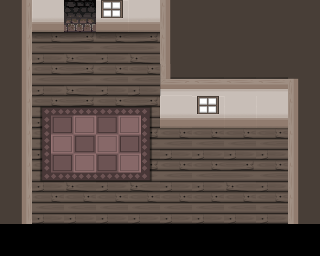

This is a level from a 2D game, rendered from its Tiled map with the project's own tilesets. A one-line summary and the complete map file follow:
An orthogonal 10x8 tile map with 32x32 px tiles, 1 tile layer (Background), 2 hidden layers not drawn, 2 tilesets and 13 objects (2x Zombie, Player).

<map version="1.0" orientation="orthogonal" renderorder="right-down" width="10" height="8" tilewidth="32" tileheight="32" nextobjectid="98">
 <properties>
  <property name="destination" value="map2" />
 </properties>
 <tileset firstgid="1" name="2dpixx_ccart_indoor_tiles_32" tilewidth="32" tileheight="32" tilecount="63" columns="7">
  <image source="../tilesets/2dpixx_ccart_indoor_tiles_32.png" width="224" height="288" />
 </tileset>
 <tileset firstgid="64" name="town-1" tilewidth="32" tileheight="32" tilecount="256" columns="16">
  <image source="../tilesets/town-1.png" width="512" height="512" />
 </tileset>
 <layer name="Foreground" width="10" height="8" visible="0">
  <data>
   <tile gid="0" />
   <tile gid="0" />
   <tile gid="0" />
   <tile gid="0" />
   <tile gid="0" />
   <tile gid="0" />
   <tile gid="0" />
   <tile gid="0" />
   <tile gid="0" />
   <tile gid="0" />
   <tile gid="0" />
   <tile gid="0" />
   <tile gid="0" />
   <tile gid="0" />
   <tile gid="0" />
   <tile gid="0" />
   <tile gid="0" />
   <tile gid="0" />
   <tile gid="0" />
   <tile gid="0" />
   <tile gid="0" />
   <tile gid="0" />
   <tile gid="0" />
   <tile gid="0" />
   <tile gid="0" />
   <tile gid="0" />
   <tile gid="0" />
   <tile gid="0" />
   <tile gid="0" />
   <tile gid="0" />
   <tile gid="0" />
   <tile gid="0" />
   <tile gid="0" />
   <tile gid="0" />
   <tile gid="0" />
   <tile gid="0" />
   <tile gid="0" />
   <tile gid="0" />
   <tile gid="0" />
   <tile gid="0" />
   <tile gid="0" />
   <tile gid="0" />
   <tile gid="0" />
   <tile gid="0" />
   <tile gid="0" />
   <tile gid="0" />
   <tile gid="0" />
   <tile gid="0" />
   <tile gid="0" />
   <tile gid="0" />
   <tile gid="0" />
   <tile gid="0" />
   <tile gid="0" />
   <tile gid="0" />
   <tile gid="0" />
   <tile gid="0" />
   <tile gid="0" />
   <tile gid="0" />
   <tile gid="0" />
   <tile gid="0" />
   <tile gid="0" />
   <tile gid="0" />
   <tile gid="0" />
   <tile gid="0" />
   <tile gid="0" />
   <tile gid="0" />
   <tile gid="0" />
   <tile gid="0" />
   <tile gid="0" />
   <tile gid="0" />
   <tile gid="36" />
   <tile gid="26" />
   <tile gid="26" />
   <tile gid="26" />
   <tile gid="26" />
   <tile gid="26" />
   <tile gid="26" />
   <tile gid="26" />
   <tile gid="26" />
   <tile gid="37" />
  </data>
 </layer>
 <layer name="Environment" width="10" height="8" visible="0">
  <data>
   <tile gid="0" />
   <tile gid="38" />
   <tile gid="0" />
   <tile gid="0" />
   <tile gid="31" />
   <tile gid="0" />
   <tile gid="0" />
   <tile gid="0" />
   <tile gid="0" />
   <tile gid="0" />
   <tile gid="0" />
   <tile gid="0" />
   <tile gid="0" />
   <tile gid="0" />
   <tile gid="0" />
   <tile gid="0" />
   <tile gid="0" />
   <tile gid="0" />
   <tile gid="0" />
   <tile gid="0" />
   <tile gid="0" />
   <tile gid="0" />
   <tile gid="0" />
   <tile gid="0" />
   <tile gid="0" />
   <tile gid="0" />
   <tile gid="0" />
   <tile gid="0" />
   <tile gid="0" />
   <tile gid="0" />
   <tile gid="0" />
   <tile gid="0" />
   <tile gid="0" />
   <tile gid="0" />
   <tile gid="0" />
   <tile gid="1" />
   <tile gid="2" />
   <tile gid="10" />
   <tile gid="11" />
   <tile gid="0" />
   <tile gid="0" />
   <tile gid="0" />
   <tile gid="0" />
   <tile gid="0" />
   <tile gid="0" />
   <tile gid="8" />
   <tile gid="9" />
   <tile gid="17" />
   <tile gid="18" />
   <tile gid="0" />
   <tile gid="0" />
   <tile gid="0" />
   <tile gid="0" />
   <tile gid="0" />
   <tile gid="0" />
   <tile gid="0" />
   <tile gid="0" />
   <tile gid="0" />
   <tile gid="0" />
   <tile gid="0" />
   <tile gid="0" />
   <tile gid="0" />
   <tile gid="0" />
   <tile gid="0" />
   <tile gid="0" />
   <tile gid="0" />
   <tile gid="0" />
   <tile gid="0" />
   <tile gid="0" />
   <tile gid="0" />
   <tile gid="0" />
   <tile gid="0" />
   <tile gid="0" />
   <tile gid="0" />
   <tile gid="0" />
   <tile gid="0" />
   <tile gid="0" />
   <tile gid="0" />
   <tile gid="0" />
   <tile gid="0" />
  </data>
 </layer>
 <layer name="Background" width="10" height="8">
  <data>
   <tile gid="34" />
   <tile gid="47" />
   <tile gid="183" />
   <tile gid="49" />
   <tile gid="47" />
   <tile gid="32" />
   <tile gid="33" />
   <tile gid="33" />
   <tile gid="33" />
   <tile gid="33" />
   <tile gid="34" />
   <tile gid="54" />
   <tile gid="55" />
   <tile gid="54" />
   <tile gid="55" />
   <tile gid="32" />
   <tile gid="33" />
   <tile gid="33" />
   <tile gid="33" />
   <tile gid="33" />
   <tile gid="34" />
   <tile gid="61" />
   <tile gid="62" />
   <tile gid="61" />
   <tile gid="61" />
   <tile gid="39" />
   <tile gid="40" />
   <tile gid="40" />
   <tile gid="40" />
   <tile gid="30" />
   <tile gid="34" />
   <tile gid="43" />
   <tile gid="44" />
   <tile gid="45" />
   <tile gid="46" />
   <tile gid="47" />
   <tile gid="49" />
   <tile gid="47" />
   <tile gid="47" />
   <tile gid="32" />
   <tile gid="34" />
   <tile gid="50" />
   <tile gid="51" />
   <tile gid="52" />
   <tile gid="53" />
   <tile gid="61" />
   <tile gid="61" />
   <tile gid="61" />
   <tile gid="61" />
   <tile gid="32" />
   <tile gid="34" />
   <tile gid="57" />
   <tile gid="58" />
   <tile gid="59" />
   <tile gid="60" />
   <tile gid="61" />
   <tile gid="61" />
   <tile gid="62" />
   <tile gid="61" />
   <tile gid="32" />
   <tile gid="34" />
   <tile gid="61" />
   <tile gid="61" />
   <tile gid="61" />
   <tile gid="61" />
   <tile gid="61" />
   <tile gid="61" />
   <tile gid="61" />
   <tile gid="61" />
   <tile gid="32" />
   <tile gid="0" />
   <tile gid="0" />
   <tile gid="0" />
   <tile gid="0" />
   <tile gid="0" />
   <tile gid="0" />
   <tile gid="0" />
   <tile gid="0" />
   <tile gid="0" />
   <tile gid="0" />
  </data>
 </layer>
 <objectgroup color="#ff0000" name="Enemies">
  <object id="5" name="Zombie" x="138" y="79" width="3" height="3">
   <ellipse />
  </object>
  <object id="93" name="Zombie" x="52.5" y="120" width="3" height="3">
   <ellipse />
  </object>
 </objectgroup>
 <objectgroup name="Collisions">
  <object id="73" x="0" y="0" width="32" height="240" />
  <object id="75" x="0" y="240" width="320" height="16" />
  <object id="77" x="299.667" y="79.6667" width="1" />
  <object id="78" x="288" y="96" width="32" height="144" />
  <object id="80" x="32" y="0" width="32" height="16" />
  <object id="81" x="96" y="0" width="64" height="16" />
  <object id="84" x="165" y="78" width="58" height="49" />
  <object id="86" x="229" y="78" width="53" height="55" />
  <object id="94" x="160" y="0.333333" width="32" height="112" />
 </objectgroup>
 <objectgroup color="#00ff00" name="SpawnPoints">
  <object id="92" name="Player" x="67" y="27.25" width="3" height="3">
   <ellipse />
  </object>
 </objectgroup>
 <objectgroup name="Doors">
  <object id="89" x="67.5" y="1" width="24" height="15">
   <properties>
    <property name="Destination" value="map2" />
   </properties>
  </object>
 </objectgroup>
</map>
